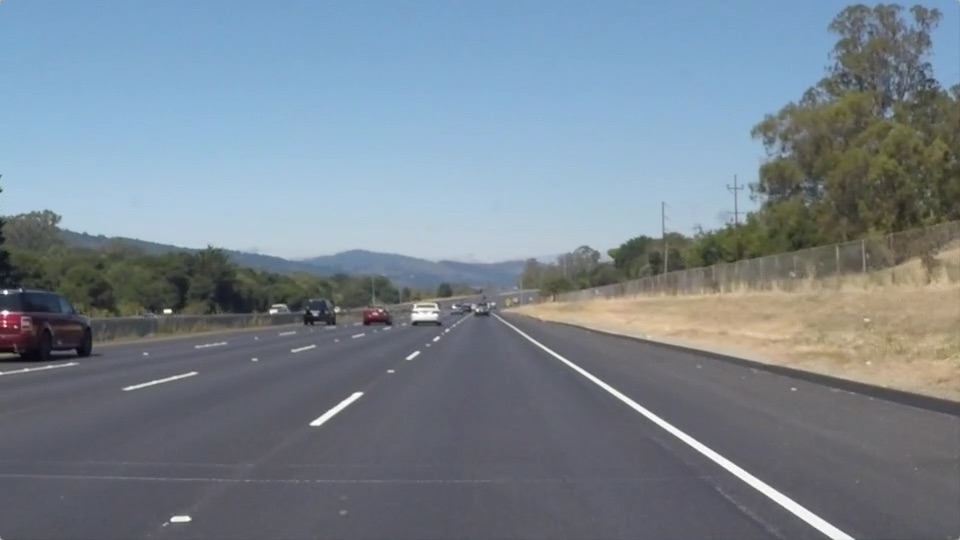
#> input picture test_images/solidWhiteRight.jpg, 960 x 540 px
$ jupyter execute --allow-errors P1.ipynb   (shell and % lines are left out)   (older library calls are emulated)
#> lines starting #> are read from the running program, lines starting #| are printed output that depends on the picture
#> further down, image is the input picture: shape (540, 960, 3); mean R, G, B 120.3, 132.6, 143.7
# Self-Driving Car Engineer Nanodegree

## Project: **Finding Lane Lines on the Road**

### Python3.6-OpenCV3.1 Based Curve Fitting

## Import Packages

[cell 1]
#importing some useful packages
import matplotlib.pyplot as plt
import matplotlib.image as mpimg

import numpy as np
import cv2
import math
import pickle
import glob

# Import everything needed to edit/save/watch video clips
from moviepy.editor import VideoFileClip
from IPython.display import HTML

## Function & Pipeline for solidWhite & solidYellow

I referenced below link to make it.

<p>https://campushippo.com/lessons/detect-highway-lane-lines-with-opencv-and-python-21438a3e2</p>
<p>https://medium.com/@mrhwick/simple-lane-detection-with-opencv-bfeb6ae54ec0</p>
<p>https://medium.com/@ldesegur/a-lane-detection-approach-for-self-driving-vehicles-c5ae1679f7ee</p>

[cell 2]
def roi(img, vertices):
    """
    Applies an image mask.

    Only keeps the region of the image defined by the polygon
    formed from `vertices`. The rest of the image is set to black.
    """
    #defining a blank mask to start with
    mask = np.zeros_like(img)

    #defining a 3 channel or 1 channel color to fill the mask with depending on the input image
    if len(img.shape) > 2:
        channel_count = img.shape[2]  # i.e. 3 or 4 depending on your image
        ignore_mask_color = (255,) * channel_count
    else:
        ignore_mask_color = 255

    #filling pixels inside the polygon defined by "vertices" with the fill color
    cv2.fillPoly(mask, vertices, ignore_mask_color)

    #returning the image only where mask pixels are nonzero
    masked_image = cv2.bitwise_and(img, mask)
    return masked_image

def draw_lines(img, lines, color=[255, 0, 0], thickness=3):
    line_img = np.zeros(
        (
            img.shape[0],
            img.shape[1],
            3
        ),
        dtype=np.uint8
    )
    img = np.copy(img)
    if lines is None:
        return

    for line in lines:
        for x1, y1, x2, y2 in line:
            cv2.line(line_img, (x1, y1), (x2, y2), color, thickness)

    img = cv2.addWeighted(img, 0.8, line_img, 1.0, 0.0)

    return img

def pipeline(image):
    """
    An image processing pipeline which will output
    an image with the lane lines annotated.
    """

    height = image.shape[0]
    width = image.shape[1]
    region_of_interest_vertices = [
        (0, height),
        (width / 2, height / 2),
        (width, height),
    ]

    gray_image = cv2.cvtColor(image, cv2.COLOR_RGB2GRAY)

    cannyed_image = cv2.Canny(gray_image, 100, 200)
#> cannyed_image: shape (540, 960); 1.6% white in thin lines or dots

    cropped_image = roi(
        cannyed_image,
        np.array(
            [region_of_interest_vertices],
            np.int32
        ),
    )

    lines = cv2.HoughLinesP(
        cropped_image,
        rho=6,
        theta=np.pi / 180,
        threshold=160,
        lines=np.array([]),
        minLineLength=40,
        maxLineGap=25
    )
#> lines = 13 rows, first 6: [463, 295, 854, 539], [765, 495, 835, 539], [730, 472, 793, 512], [310, 424, 356, 392], [387, 370, 483, 303], [641, 412, 767, 496]

    left_line_x = []
    left_line_y = []
    right_line_x = []
    right_line_y = []

    for line in lines:
        for x1, y1, x2, y2 in line:
            slope = (y2 - y1) / (x2 - x1)
        if math.fabs(slope) < 0.5:
            continue
        if slope <= 0:
            left_line_x.extend([x1, x2])
            left_line_y.extend([y1, y2])
        else:
            right_line_x.extend([x1, x2])
            right_line_y.extend([y1, y2])
#> this loop made 13 passes
#> after the loop, left_line_x = [310, 356, 387, 483, 389, 439, 317, 363]; left_line_y = [424, 392, 370, 303, 372, 339, 425, 394]; right_line_x = [463, 854, 765, 835, 730, 793, 641, 767, 449, 638]; right_line_y = [295, 539, 495, 539, 472, 512, 412, 496, 287, 410]

    min_y = int(image.shape[0] * (3 / 5))
    max_y = int(image.shape[0])

    poly_left = np.poly1d(np.polyfit(
        left_line_y,
        left_line_x,
        deg=1
    ))

    left_x_start = int(poly_left(max_y))
#> left_x_start = 151
    left_x_end = int(poly_left(min_y))
#> left_x_end = 455

    poly_right = np.poly1d(np.polyfit(
        right_line_y,
        right_line_x,
       deg=1
    ))

    right_x_start = int(poly_right(max_y))
#> right_x_start = 839
    right_x_end = int(poly_right(min_y))
#> right_x_end = 505

    line_image = draw_lines(
        image,
        [[
            [left_x_start, max_y, left_x_end, min_y],
            [right_x_start, max_y, right_x_end, min_y],
        ]],
        thickness=5,
    )

    return line_image

## Build a Lane Finding Pipeline

[cell 3]
image = mpimg.imread('test_images/solidWhiteRight.jpg')
final_image = pipeline(image)
plt.imshow(final_image)
#> (this line was passed over: IPython is not available in this run)

## Test on Videos

Let's try the one with the solid white lane on the right first ...

[cell 4]
white_output = 'test_videos/solidWhiteRight_output.mp4'
## To speed up the testing process you may want to try your pipeline on a shorter subclip of the video
## To do so add .subclip(start_second,end_second) to the end of the line below
## Where start_second and end_second are integer values representing the start and end of the subclip
## You may also uncomment the following line for a subclip of the first 5 seconds
##clip1 = VideoFileClip("test_videos/solidWhiteRight.mp4").subclip(0,5)
#> (the rest of this cell did not finish here and is left out)

[cell 5]
HTML("""
<video width="960" height="540" controls>
  <source src="{0}">
</video>
""".format(white_output))

[cell 6]
yellow_output = 'test_videos/solidYellowLeft_output.mp4'
## To speed up the testing process you may want to try your pipeline on a shorter subclip of the video
## To do so add .subclip(start_second,end_second) to the end of the line below
## Where start_second and end_second are integer values representing the start and end of the subclip
## You may also uncomment the following line for a subclip of the first 5 seconds
##clip2 = VideoFileClip('test_videos/solidYellowLeft.mp4').subclip(0,5)
#> (the rest of this cell did not finish here and is left out)

[cell 7]
HTML("""
<video width="960" height="540" controls>
  <source src="{0}">
</video>
""".format(yellow_output))

## Optional Challenge

I applied two method to solve this problem.
1. Camera Calibration
2. Curve Fitting
Use Camera Calibration to get proper perspective info.
And Curve Fitting is based on Regression Analysis to get proper curve.

## Camera Calibration

[cell 8]
nx = 9
ny = 6

# prepare object points, like (0,0,0), (1,0,0), (2,0,0) ....,(6,5,0)
# make (54, 3) matrix that initialized zero
objp = np.zeros((ny * nx, 3), np.float32)
"""
result of np.mgrid[0:9, 0:6]

>>> np.mgrid[0:9, 0:6]
array([[[0, 0, 0, 0, 0, 0],
        [1, 1, 1, 1, 1, 1],
        [2, 2, 2, 2, 2, 2],
        [3, 3, 3, 3, 3, 3],
        [4, 4, 4, 4, 4, 4],
        [5, 5, 5, 5, 5, 5],
        [6, 6, 6, 6, 6, 6],
        [7, 7, 7, 7, 7, 7],
        [8, 8, 8, 8, 8, 8]],

       [[0, 1, 2, 3, 4, 5],
        [0, 1, 2, 3, 4, 5],
        [0, 1, 2, 3, 4, 5],
        [0, 1, 2, 3, 4, 5],
        [0, 1, 2, 3, 4, 5],
        [0, 1, 2, 3, 4, 5],
        [0, 1, 2, 3, 4, 5],
        [0, 1, 2, 3, 4, 5],
        [0, 1, 2, 3, 4, 5]]])

And below code doing mix first matrix column and second matrix colum

>>> np.mgrid[0:9, 0:6].T.reshape(-1,2)
array([[0, 0],
       [1, 0],
       [2, 0],
       [3, 0],
       [4, 0],
       [5, 0],
       [6, 0],
       [7, 0],
       [8, 0],
       [0, 1],
       [1, 1],
       [2, 1],
       [3, 1],
       [4, 1],
       [5, 1],
       [6, 1],
       [7, 1],
       [8, 1],
       [0, 2],
       [1, 2],
       [2, 2],
       [3, 2],
       [4, 2],
       [5, 2],
       [6, 2],
       [7, 2],
       [8, 2],
       [0, 3],
       [1, 3],
       [2, 3],
       [3, 3],
       [4, 3],
       [5, 3],
       [6, 3],
       [7, 3],
       [8, 3],
       [0, 4],
       [1, 4],
       [2, 4],
       [3, 4],
       [4, 4],
       [5, 4],
       [6, 4],
       [7, 4],
       [8, 4],
       [0, 5],
       [1, 5],
       [2, 5],
       [3, 5],
       [4, 5],
       [5, 5],
       [6, 5],
       [7, 5],
       [8, 5]])

objp[:,:2] makes it to 3D-coordinate.
It's just add zero to z-axis.
"""
objp[:,:2] = np.mgrid[0:nx, 0:ny].T.reshape(-1,2)

# Arrays to store object points and image points from all the images.
objpoints = [] # 3d points in real world space
imgpoints = [] # 2d points in image plane.

# Make a list of calibration images
# Find name which one has calibration
# at camera_cal directory that has jpg format.
images = glob.glob('camera_cal/calibration*.jpg')

# I can find the reference.
# http://docs.opencv.org/3.1.0/dc/dbb/tutorial_py_calibration.html
# And this output is comes from the reference.
# https://github.com/paramaggarwal/CarND-Advanced-Lane-Lines

#criteria = (cv2.TERM_CRITERIA_EPS + cv2.TERM_CRITERIA_MAX_ITER, 30, 0.001)

# Step through the list and search for chessboard corners
for idx, fname in enumerate(images):
    img = cv2.imread(fname)
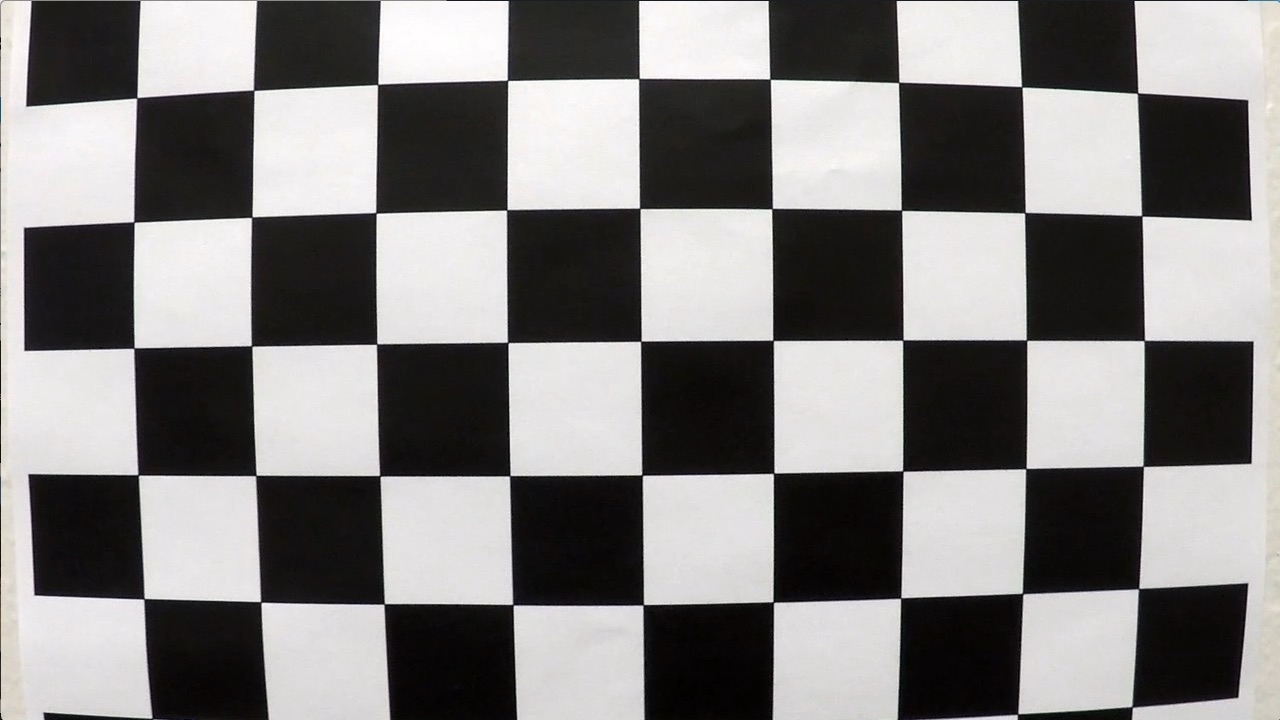
#> input picture camera_cal/calibration1.jpg, 1280 x 720 px
#> img is the input picture: shape (720, 1280, 3); mean B, G, R 127.8, 128.4, 130.1
    gray = cv2.cvtColor(img, cv2.COLOR_BGR2GRAY)

    # Find the chessboard corners
    ret, corners = cv2.findChessboardCorners(gray, (nx, ny), None)
#> ret = False; corners = None

    # If found, add object points, image points
    if ret == True:
        objpoints.append(objp)
        #cv2.cornerSubPix(gray,corners,(11,11),(-1,-1),criteria)
        imgpoints.append(corners)

## Distortion Correct for Pinhole Camera Model

I can find the reference.
1. http://docs.opencv.org/3.1.0/dc/dbb/tutorial_py_calibration.html
2. https://github.com/paramaggarwal/CarND-Advanced-Lane-Lines

[cell 9]
# Test undistortion on an image
img = cv2.imread('camera_cal/calibration3.jpg')
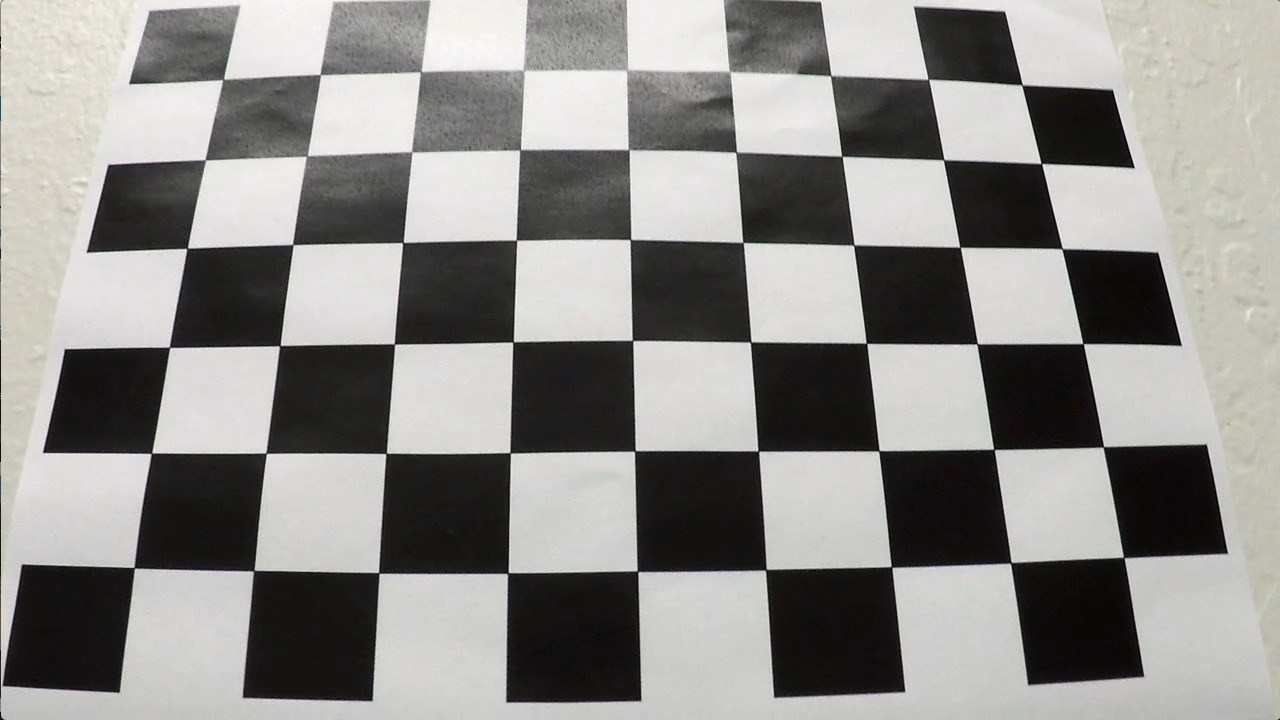
#> input picture camera_cal/calibration3.jpg, 1280 x 720 px
#> img is the input picture: shape (720, 1280, 3); mean B, G, R 138.1, 141, 141.8
img_size = (img.shape[1], img.shape[0])

# Do camera calibration given object points and image points
# ret is the result of final re-projection error.
# mtx is 3 by 3 Camera Matrix
# dist is Distortion Coefficients
# rvecs is rotation vectors
# tvecs is translation vectors
# These all have relationship with homogeneous coordinates.
ret, mtx, dist, rvecs, tvecs = cv2.calibrateCamera(objpoints, imgpoints, img_size, None, None)

# Get undistortion image
dst = cv2.undistort(img, mtx, dist, None, mtx)
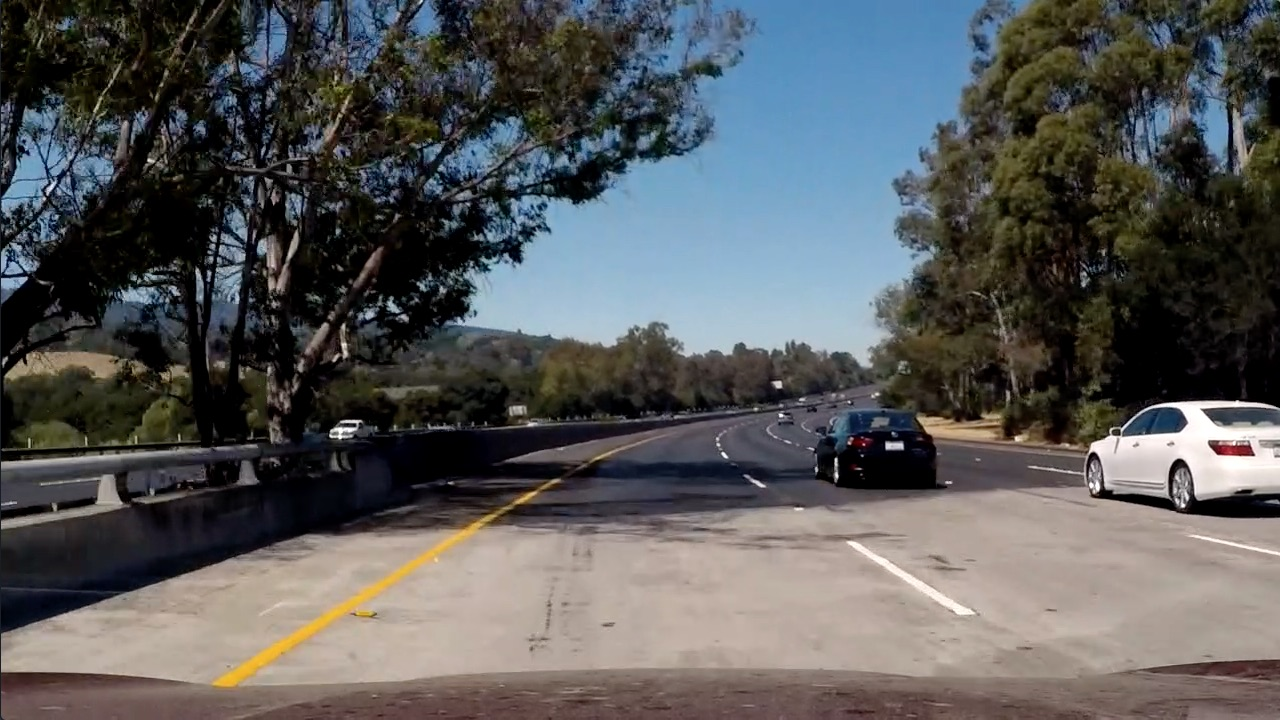
#> input picture test_images/challenge.jpg, 1280 x 720 px
#> further down, test_image is the input picture: shape (720, 1280, 3); mean R, G, B 88.5, 89.3, 89.8
cv2.imwrite('camera_cal/test_undist3.jpg', dst)

# Save the camera calibration result for later use (we won't worry about rvecs / tvecs)
dist_pickle = {}
dist_pickle["mtx"] = mtx
dist_pickle["dist"] = dist

# save above data at camera_cal/wide_dist_pickle.p
pickle.dump( dist_pickle, open( "camera_cal/wide_dist_pickle.p", "wb" ) )

## Undistortion Image to use Perspective View

[cell 10]
def undistort_image(image):
    return cv2.undistort(image, mtx, dist, None, mtx)

## Get Strongest Red Channel

[cell 11]
def abs_thresh(img, thresh=(0, 255)):
    # 1) Create a mask of 1's where image is > thresh_min and < thresh_max
    # make just zeros which one has same dimension of image
    binary = np.zeros_like(img)
    binary[(img >= thresh[0]) & (img <= thresh[1])] = 1

    # 2) Return this mask as your binary_output image
    return binary

## Sobel Filter

[cell 12]
def abs_sobel_thresh(img, orient='x', sobel_kernel=3, thresh=(0, 255)):
    # 1) Take the derivative in x or y given orient = 'x' or 'y'
    # It's Sobel Filter
    #
    # -1   0   +1
    # -2   0   +2       x filter - get horizontal change
    # -1   0   +1
    #
    # +1   +2   +1
    # 0    0    0       y filter - get vertical change
    # -1   -2   -1
    if  orient == 'x':
        sobel = cv2.Sobel(img, cv2.CV_64F, 1, 0, ksize=sobel_kernel)
    elif orient == 'y':
        sobel = cv2.Sobel(img, cv2.CV_64F, 0, 1, ksize=sobel_kernel)
    else:
        raise 'orient not recognised'

    # 2) Take the absolute value of the derivative or gradient
    # change negative value to positive value
    abs_sobel = np.absolute(sobel)

    # 3) Scale to 8-bit (0 - 255) then convert to type = np.uint8
    scaled_sobel = np.uint8(255 * abs_sobel/np.max(abs_sobel))

    # 4) Create a mask of 1's where the scaled gradient magnitude
    # is > thresh_min and < thresh_max
    grad_binary = np.zeros_like(scaled_sobel)

    # Get image between thresh[0] & thresh[1]
    grad_binary[(scaled_sobel >= thresh[0]) & (scaled_sobel <= thresh[1])] = 1

    # 5) Return this mask as your binary_output image
    return grad_binary

## Perspective Transform to get proper region

[cell 13]
def perspective_transform(image, debug=False, size_top=70, size_bottom=370):
#> called with debug = False, size_top = 70, size_bottom = 370
    height, width = image.shape[0:2]
    output_size = height/2

    # Green Colored Area
    src = np.float32([[(width/2) - size_top, height*0.65], [(width/2) + size_top, height*0.65], [(width/2) + size_bottom, height-50], [(width/2) - size_bottom, height-50]])
    # Reject Area
    dst = np.float32([[(width/2) - output_size, (height/2) - output_size], [(width/2) + output_size, (height/2) - output_size], [(width/2) + output_size, (height/2) + output_size], [(width/2) - output_size, (height/2) + output_size]])

    # Get the Perspective Transform Matrix src to dst
    M = cv2.getPerspectiveTransform(src, dst)

    # Apply Perspective Transform to image with range(src, dst)
    warped = cv2.warpPerspective(image, M, (width, height), flags=cv2.INTER_LINEAR)

    return warped

## Edge Detection

[cell 14]
def detect_edges(image, debug=False):
    # Choose a Sobel kernel size
#> called with debug = False
    ksize = 5 # Choose a larger odd number to smooth gradient measurements

    # Apply each of the thresholding functions
    # Extract Red Channel at perspective transformed image
    red_channel = image[:, :, 0]
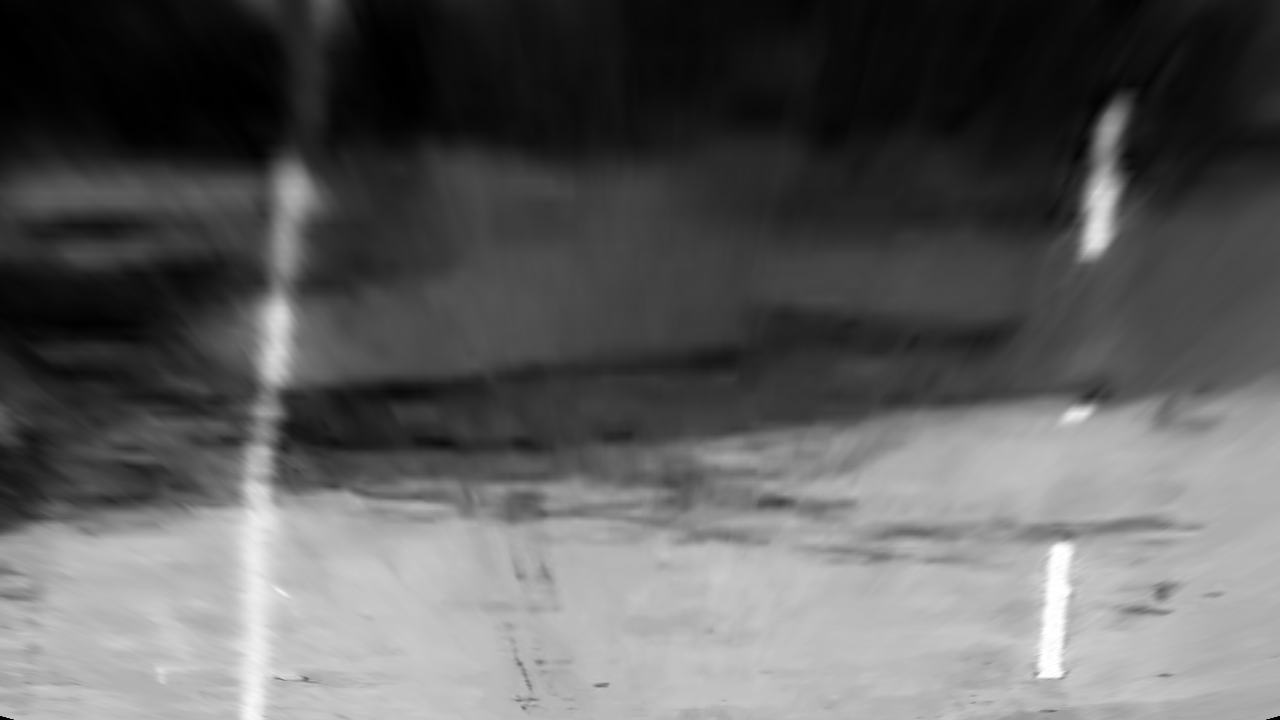
#> red_channel: shape (720, 1280); min 0, max 255, mean 93.1

    #plt.imshow(red_channel)
    #plt.savefig('extract_red_after_pt.jpg', format='jpg')

    # Apply Histogram Equalization
    # http://docs.opencv.org/3.1.0/d5/daf/tutorial_py_histogram_equalization.html
    # http://docs.opencv.org/3.1.0/d4/d1b/tutorial_histogram_equalization.html
    equ = cv2.equalizeHist(red_channel)

    #plt.imshow(equ)
    #plt.savefig('histogram_equalization.jpg', format='jpg')

    # Get Strongest Red Element
    red_binary = abs_thresh(equ, thresh=(250, 255))
#> (the rest of the program and of its run is left out)
